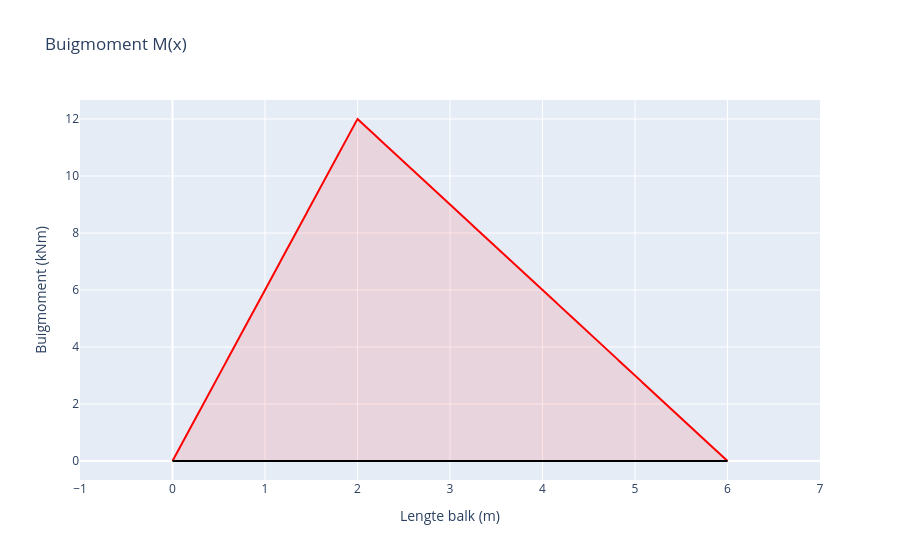

Notebook cell for this chart:
### Markdown cell above
## Buigmomentgrafiek

### Code cell
layout = go.Layout(
    title="Buigmoment M(x)",
    xaxis=dict(dtick=1,title="Lengte balk (m)", range=[-1, lengteBalk+1]),
    yaxis=dict(title="Buigmoment (kNm)"),
    showlegend=False
)

line = go.Scatter(
    x=X,
    y= sum(bendingMoment),
    mode='lines',
    name='Buigmoment (kNm)',
    fill = 'tonexty',
    line_color='red',
    fillcolor='rgba(255,0,0,0.1)'
)

axis = go.Scatter(
    x= [0,lengteBalk],
    y= [0,0],
    mode='lines',
    line_color='black'
)

fig= go.Figure(data=[line, axis], layout=layout)
fig.show()

### Figure 1 — Plotly figure (JSON) as saved in the notebook; plotly's stock layout.template omitted (floating-point values rounded to 4 significant figures; data arrays with more than 128 entries replaced by an {"elided": "..."} marker saying what was removed)
{"data": [{"fill": "tonexty", "fillcolor": "rgba(255,0,0,0.1)", "line": {"color": "red"}, "mode": "lines", "name": "Buigmoment (kNm)", "type": "scatter", "x": {"elided": "10002 float values"}, "y": {"elided": "10002 float values"}}, {"line": {"color": "black"}, "mode": "lines", "type": "scatter", "x": [0, 6], "y": [0, 0]}], "layout": {"autosize": true, "showlegend": false, "title": {"text": "Buigmoment M(x)"}, "xaxis": {"dtick": 1, "range": [-1, 7], "title": {"text": "Lengte balk (m)"}, "type": "linear"}, "yaxis": {"autorange": true, "range": [-0.6666, 12.67], "title": {"text": "Buigmoment (kNm)"}, "type": "linear"}}}
